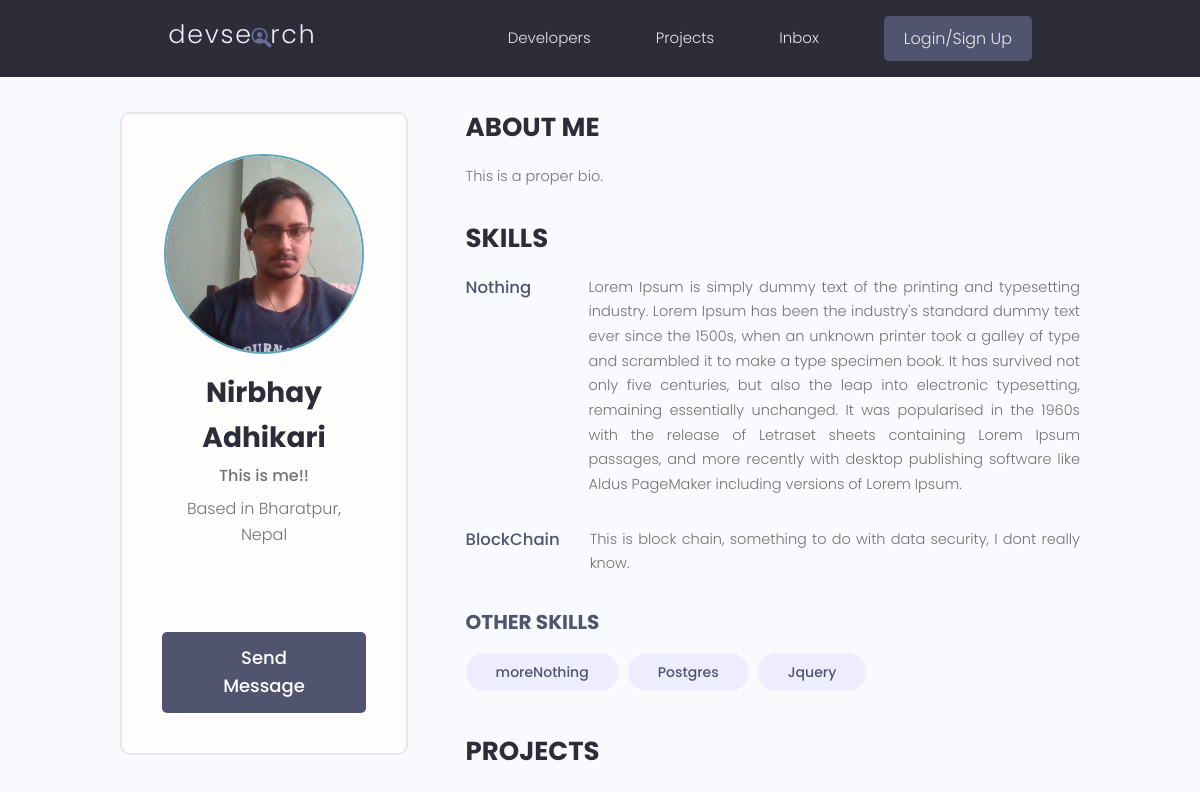
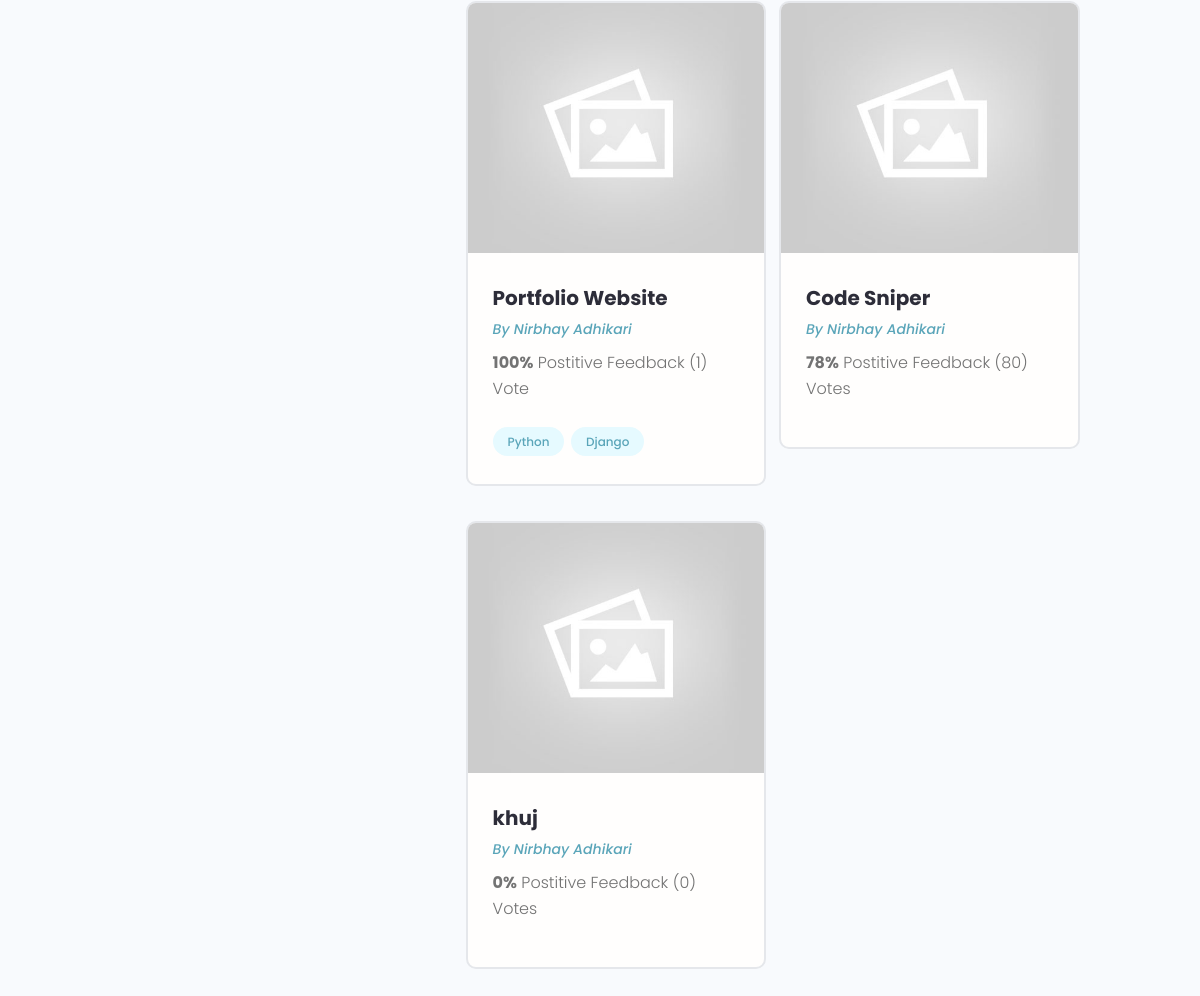
The app's page /profile/bb6f8eaf-ef13-4687-9ad5-2c9cd98201c4/, older data (2 pictures, top to bottom).
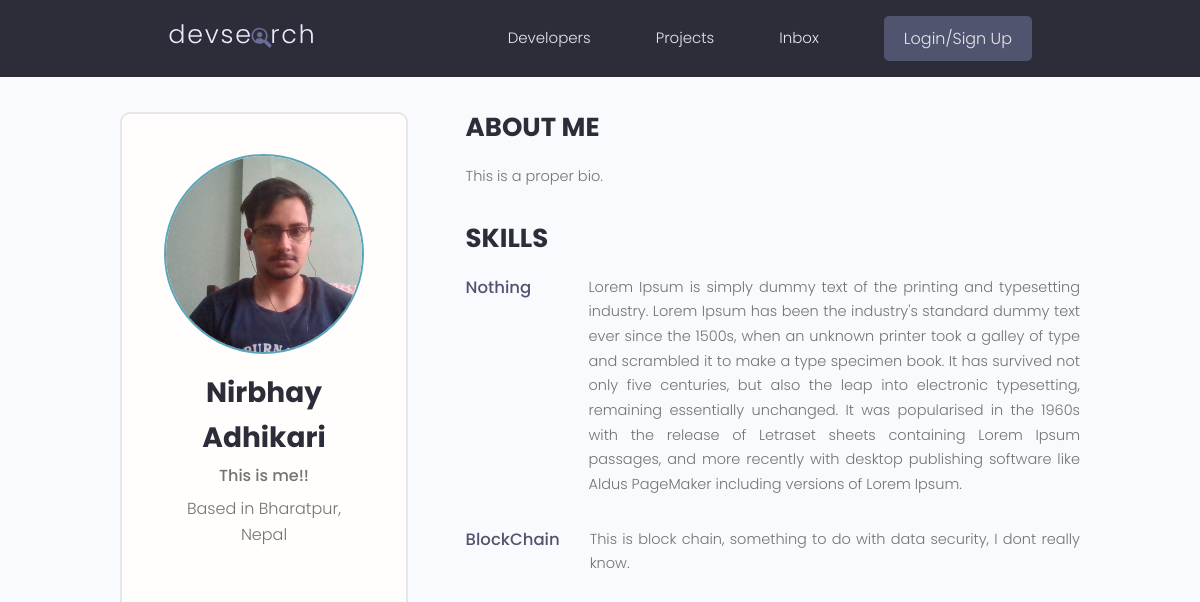
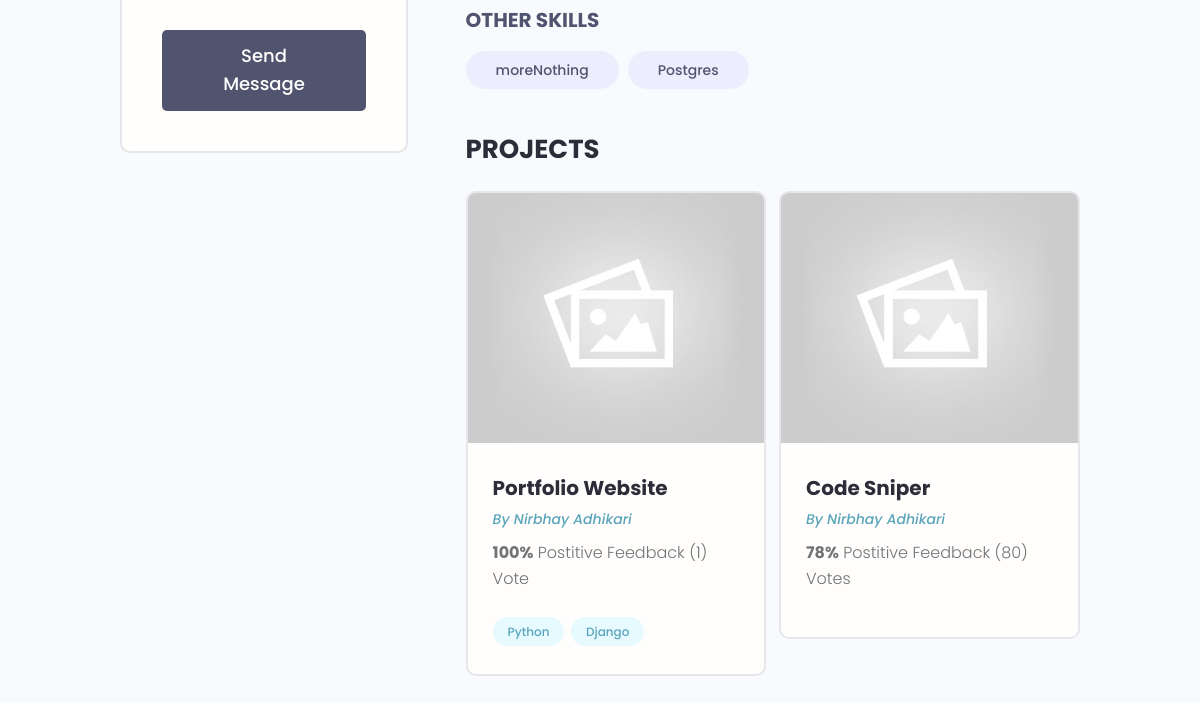
The same page, newer data (2 pictures, top to bottom).
### users/models.py (models this page shows, shortened)
class Skill(models.Model):
    owner= models.ForeignKey(Profile, on_delete=models.CASCADE, null=True)
    name= models.CharField(max_length=200, blank=True, null=True)
    description= models.TextField(null=True, blank=True)
    created= models.DateTimeField(auto_now_add=True)
    id= models.UUIDField(default=uuid.uuid4, unique=True, primary_key=True, editable=False)
    def __str__(self):
        return str(self.name)

class Profile(models.Model):
    user= models.OneToOneField(User, on_delete=models.CASCADE, null=True, blank=True)
    name= models.CharField(max_length=200, blank=True, null=True)
    email= models.EmailField(max_length=500, blank=True, null=True)
    username= models.CharField(max_length=200, blank=True, null=True)
    location= models.CharField(max_length=200, blank=True, null=True)
    short_intro=models.CharField(max_length=200, blank=True, null=True)
    bio=models.TextField(blank=True, null=True)
    profile_image=models.ImageField(null=True, blank=True, upload_to= 'profiles/', default='profiles/user-default.png')
    social_github= models.CharField(max_length=200, blank=True, null=True)
    social_twitter= models.CharField(max_length=200, blank=True, null=True)
    social_linkedin= models.CharField(max_length=200, blank=True, null=True)
    social_youtube= models.CharField(max_length=200, blank=True, null=True)
    social_website= models.CharField(max_length=200, blank=True, null=True)
    created= models.DateTimeField(auto_now_add=True)
    id= models.UUIDField(default=uuid.uuid4, unique=True, primary_key=True, editable=False)

### projects/models.py (models this page shows, shortened)
class Project(models.Model):
    owner= models.ForeignKey(Profile, null=True, blank=True, on_delete=models.SET_NULL )
    title= models.CharField(max_length=200)
    description= models.TextField(null=True, blank=True)
    featured_image= models.ImageField(null=True, blank=True, default='default.jpg')
    demo_link= models.CharField(max_length=2000, null=True, blank=True)
    source_link= models.CharField(max_length=2000, null=True, blank=True)
    tags=models.ManyToManyField('Tag', blank=True)
    vote_total= models.IntegerField(default=0, null=True, blank=True)
    vote_ratio=models.IntegerField(default=0, null=True, blank=True)
    created= models.DateTimeField(auto_now_add=True)
    id= models.UUIDField(default=uuid.uuid4, unique=True, primary_key=True, editable=False)
    class Meta:
        ordering = ['created']

class Tag(models.Model):
    name= models.CharField(max_length=200)
    created= models.DateTimeField(auto_now_add=True)
    id= models.UUIDField(default=uuid.uuid4, unique=True,
                        primary_key=True, editable=False)
    def __str__(self):
        return self.name

### users/views.py (the view)
# urls.py: path('profile/<str:pk>/', views.userProfile, name='user-profile'),
def userProfile(request, pk):
    profile= Profile.objects.get(id=pk)
    topSkills= profile.skill_set.exclude(description__exact='')
    otherSkills= profile.skill_set.filter(description='')
    context={'profile':profile,'topSkills':topSkills, 'otherSkills':otherSkills}
    return render(request, 'users/user-profile.html', context)

### users/templates/users/user-profile.html (shortened to what this page needs)
{% extends 'main.html' %}
{% block content %}
<main class="profile my-md">
    <div class="container">
      <div class="layout">
        <div class="column column--1of3">
          <div class="card text-center">
            <div class="card__body dev">
              <img class="avatar avatar--xl" src="{{profile.profile_image.url}}" />
              <h2 class="dev__name">{{profile.name}}</h2>
              <p class="dev__title">{{profile.short_intro}}</p>
              <p class="dev__location">Based in {{profile.location}}</p>
              <ul class="dev__social">
              </ul>
              <a href="#" class="btn btn--sub btn--lg">Send Message </a>
            </div>
          </div>
        </div>
        <div class="column column--2of3">
          <div class="devInfo">
            <h3 class="devInfo__title">About Me</h3>
            <p class="devInfo__about">
{{profile.bio}} </p>
          </div>
          <div class="devInfo">
            <h3 class="devInfo__title">Skills</h3>
            <div class="devInfo__skills">
                {% for skill in topSkills %}
              <div class="devSkill">
                <h4 class="devSkill__title">{{skill.name}}</h4>
                <p class="devSkill__info">
{{skill.description}}
                </p>
              </div>
{% endfor %}
              <h3 class="devInfo__subtitle">Other Skills</h3>
              <div class="devInfo__otherSkills">
                 {% for skill in otherSkills %}
                <span class="tag tag--pill tag--sub tag--lg">
                  <small>{{skill}}</small>
                </span>
{% endfor %}
              </div>
            </div>
          </div>
          <div class="devInfo">
            <h3 class="devInfo__title">Projects</h3>
            <div class="grid grid--two">
{% for project in profile.project_set.all %}
              <div class="column">
                <div class="card project">
                  <a href="{% url 'project' project.id %}" class="project">
                    <img class="project__thumbnail" src="{{project.featured_image.url}}" alt="project thumbnail" />
                    <div class="card__body">
                      <h3 class="project__title">{{project.title}}</h3>
                      <p><a class="project__author" href="{% url 'user-profile' project.owner.id %}">By {{project.owner.name}}</a></p>
                      <p class="project--rating">
                        <span style="font-weight: bold;">{{project.vote_ratio}}%</span> Postitive
                        Feedback ({{project.vote_total}}) Vote{{project.vote_total|pluralize:'s'}}
                      </p>
                      <div class="project__tags">
{% for tag in project.tags.all %}
                        <span class="tag tag--pill tag--main">
                          <small>{{tag}}</small>
                        </span>
{% endfor %}
                      </div>
                    </div>
                  </a>
                </div>
              </div>
{% endfor %}
            </div>
          </div>
        </div>
      </div>
    </div>
  </main>{% endblock content %}

Row changes from the older to the newer data that the page shows:
removed Skill: name "Jquery", shown under "OTHER SKILLS"
removed Project: featured_image (placeholder picture), title "khuj", owner.name "Nirbhay Adhikari", vote_ratio "0", vote_total "0"
